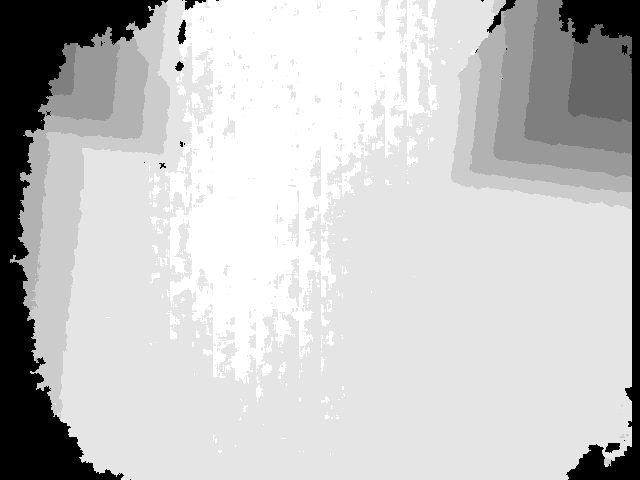
//> input picture Computer Vision/Project/dataset/Depth-0.png, 640 x 480 px; its folder holds 4 pictures in this run
$ ./source dataset/Depth-0.png   (built with g++ and OpenCV 4)
//> lines starting //> are read from the running program, lines starting //| are printed output that depends on the picture
#include <iostream>
#include <opencv2/core.hpp>
#include <opencv2/highgui.hpp>
#include <opencv2/imgproc.hpp>
#include <opencv2/features2d.hpp>


using namespace std;
using namespace cv;


 int main(int argc, char** argv)
 {

   // import and visualize images

   String PicturesPath = argv[1];


   PicturesPath = "./dataset/*.png";


   std::vector<Mat> depth_input_images; // vector of color input images
 	 std::vector<Mat> color_input_images; // vector of color input images
   vector<String> Filenames;
   glob(PicturesPath,Filenames);
   cout<< "Number of GBR-D pictures found : " << Filenames.size()/2 <<endl;//to display no of files

   for(int i=0; i<Filenames.size()/2;++i)
   {

     depth_input_images.push_back(cv::imread(Filenames[i],CV_LOAD_IMAGE_ANYDEPTH)); // 16UC1 version
//> depth_input_images[0] is the input picture: 480 rows x 640 cols, CV_16UC1; min 0, max 2680, mean 2112.3
     //cout << " \n"  << "Type of depth input" << depth_input_images[i].type() << " \n" << "Channels" << depth_input_images[i].channels() ;
     color_input_images.push_back(cv::imread(Filenames[i+Filenames.size()/2]));
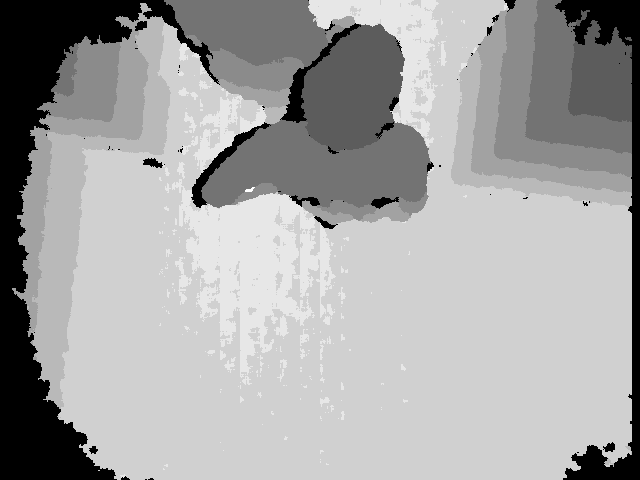
//> input picture Computer Vision/Project/dataset/Depth-11573.png, 640 x 480 px
//> color_input_images[0] is the input picture: 480 rows x 640 cols, CV_8UC3; min 0, max 11, mean 7.08

     // [7 lines of commented-out code are left out]

    }
//> pass 2 of the loop `for(int i=0; i<Filenames.size()/2;++i)`:
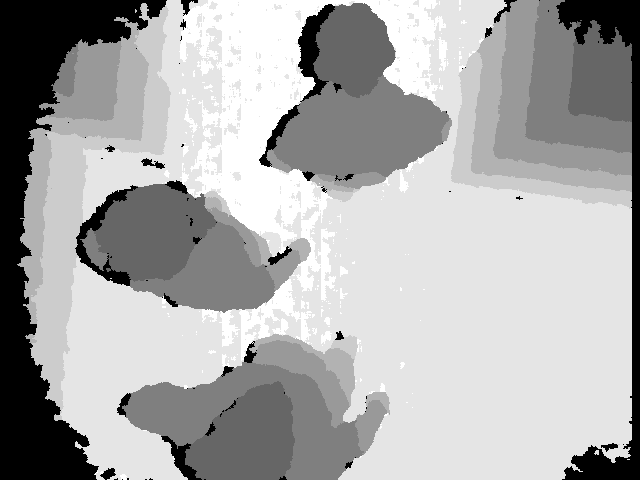
//> input picture Computer Vision/Project/dataset/Depth-11519.png, 640 x 480 px
//> depth_input_images[1] is the input picture: 480 rows x 640 cols, CV_16UC1; min 0, max 2744, mean 1831
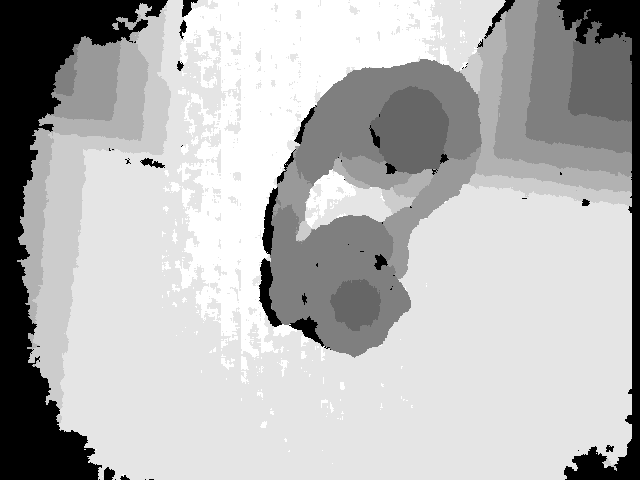
//> input picture Computer Vision/Project/dataset/Depth-12216.png, 640 x 480 px
//> color_input_images[1] is the input picture: 480 rows x 640 cols, CV_8UC3; min 0, max 10, mean 7.15


   cv::destroyAllWindows();


   std::vector<Mat> foreground;
   std::vector<Mat> normalized_foreground;
   std::vector<Mat> color_foreground;
   std::vector<Mat> thresholded_depth;
   std::vector<Mat> morph_opening_depth;
   std::vector<Mat> morph_closure_depth;
   std::vector<Mat> morph_dilate_depth;
   std::vector<Mat> normalized_images;
   std::vector<Mat> normalized_peoples;
   std::vector<Mat_<cv::Vec3f>> depth3Dimages;
   std::vector<Mat> color_with_rect;
   std::vector<Mat> final_result;


   for(int i=0; i<depth_input_images.size();++i)
   {
     cout << " \n"  << "Processing pair n° " << i  << " \n" ;

     // Background depth substraction
     foreground.push_back(depth_input_images[0]- depth_input_images[i]); // /!\ black and white inversion
     //cv::imshow("Background depth substraction", foreground[i]);


     double min;
     double max;
     cv::minMaxIdx(foreground[i], &min, &max);
     cv::Mat normalized_image;
     foreground[i].convertTo(normalized_image,CV_8UC1, 255 / (max-min), -255*min/(max-min));
     cv::imshow("Normalized foreground of depth images", normalized_image);
     normalized_foreground.push_back(normalized_image);


     // Morphological operations and thresholding on the depth map
     Mat morph;
     threshold( normalized_foreground[i], morph, 10 , 255, 3 ); // CV_THRESH_BINARY
     thresholded_depth.push_back(morph.clone());
     //cv::imshow("Thresholded depth image.", morph );


     Mat kernel1 = cv::getStructuringElement(MORPH_ELLIPSE, Size(10,10));
     morphologyEx(morph, morph, MORPH_OPEN, kernel1);
     morph_opening_depth.push_back(morph.clone());
     //cv::imshow("Morph. opening of depth image.", morph );
     Mat kernel2 = cv::getStructuringElement(MORPH_ELLIPSE, Size(5,5));
     morphologyEx(morph, morph, MORPH_CLOSE, kernel2);
     morph_closure_depth.push_back(morph.clone());
     //cv::imshow("Morph. closing of  depth image.", morph );
     morphologyEx(morph, morph, MORPH_DILATE, kernel1,  Point(-1,-1), 3 );
     morph_dilate_depth.push_back(morph.clone());
     //cv::imshow("Sure background in black", morph);


     //I want to recover information lost when the "background depth" was subtracted to frames

     cv::minMaxIdx(depth_input_images[i], &min, &max);
     Mat diff = (max-depth_input_images[i]);
     diff.convertTo(normalized_image,CV_8UC1, 255 / (max-min), -255*min/(max-min));
     cv::namedWindow("Normalized depth images", CV_WINDOW_AUTOSIZE);
     cv::imshow("Normalized depth images", normalized_image);
     normalized_images.push_back(normalized_image);

     // I apply as a mask the area where I have recognized that there are people
     threshold(morph_closure_depth[i], morph, 10, 255, 0 );
     //cv::imshow("Mask", morph);
     morph = morph.mul(normalized_images[i]/225);
     threshold(morph, morph, 10, 255, 3 );
     cv::imshow("Filtered depth map", morph);
     normalized_peoples.push_back(morph.clone());
     //imshow("Normalized peoples", normalized_peoples[i]);

     //                                       BLOB DETECTION

       vector<vector<Point> > blob_contours;
        vector<vector<int>> hierarchy;
        Mat drawing = Mat::zeros( normalized_peoples[i].size(), CV_8UC3 );
           Mat im_with_blob_keypoints = Mat::zeros( normalized_images[i].size(), CV_8UC3 );
           cvtColor(normalized_images[i], drawing, CV_GRAY2RGB);

           int peopleCount = 0;


           // Find blobs
           vector<KeyPoint> blob_keypoints;
           SimpleBlobDetector::Params params;


           // Filter by color
           params.filterByColor = false;
           params.blobColor = 255;

           // Change thresholds - depth
           params.minThreshold = 0;
           params.maxThreshold = 1000;

           // Filter by Area.
           params.filterByArea = true;
           params.minArea = 5000;
           params.maxArea = 40000;

           // Filter by Circularity
           params.filterByCircularity = true;
           params.minCircularity = 0.1;

           // Filter by Convexity
           params.filterByConvexity = true;
           params.minConvexity = 0.87;

           // Filter by Inertia
           params.filterByInertia = true  ;
           params.minInertiaRatio = 0.01;


           cv::Ptr<SimpleBlobDetector> detector = cv::SimpleBlobDetector::create(params);
           detector->detect( normalized_peoples[i], blob_keypoints );

           cout << "blob_keypoints # " << blob_keypoints.size() << endl;

           // Draw markers
           for ( int i = 0; i < blob_keypoints.size(); i++ ) {
     	       cv::circle( drawing, cv::Point(blob_keypoints[i].pt.x, blob_keypoints[i].pt.y), 10, Scalar(0,0,255), 4 );
           }
           peopleCount = blob_keypoints.size();


     //                                 DISTANCE TRANSFORM

     // I take a slice of the resulting depthmap
     threshold(morph, morph, 200, 255, 2 ); // Set max
     threshold(morph, morph, 140, 255, 3 ); // Set min ( 140 to detect peoples bust)
     morphologyEx(morph, morph, MORPH_OPEN, kernel1);
     cv::imshow("Sliced depthmap", morph);


     Mat dist_trans;
     //threshold( morph, morph, 1 , 255, 0 );
     //cv::imshow("Thresholded morph", morph);
     distanceTransform(morph,dist_trans,DIST_L2 ,5);
     normalize(dist_trans, dist_trans, 0, 1., NORM_MINMAX);
     cv::imshow("Distance transform", dist_trans);
     Mat thr_dist_trans;
     threshold( dist_trans,thr_dist_trans, 0.2 , 255, 0 );
     morphologyEx(thr_dist_trans,thr_dist_trans, MORPH_OPEN, kernel1);
     // [7 lines of commented-out code are left out]

     Mat normConCmp = Mat::zeros(dist_trans.size(), dist_trans.type());
     Mat dist_8u;
     thr_dist_trans.convertTo(dist_8u, CV_8U);
     vector<vector<Point> > contours;
     findContours(dist_8u, contours, CV_RETR_EXTERNAL, CV_CHAIN_APPROX_SIMPLE);
     Mat markers = Mat::zeros(dist_trans.size(), CV_32SC1);
     vector<Mat> connectedComponents;
     Mat connectedComponent = Mat::zeros(dist_trans.size(), CV_32SC1);
     for (size_t i = 0; i < contours.size(); i++){
          Mat connectedComponent = Mat::zeros(dist_trans.size(), CV_32SC1);
          drawContours(markers, contours, static_cast<int>(i), Scalar::all(static_cast<int>(i)+1), -1);
          drawContours(connectedComponent, contours, static_cast<int>(i), Scalar::all(static_cast<int>(i)+1), -1);
          connectedComponent = connectedComponent * 10000 ;
          connectedComponent.convertTo(connectedComponent, CV_8U);
          threshold(connectedComponent,connectedComponent, 0 , 255 , 0 ); // I create a mask selcting the connected component
          connectedComponents.push_back(connectedComponent);
          connectedComponent.convertTo(connectedComponent, dist_trans.type());
          connectedComponent= connectedComponent.mul(dist_trans/255);
          normalize(connectedComponent, connectedComponent, 0, 1., NORM_MINMAX);
          //imshow("Normalized connected component of the distance transform", connectedComponent);
          normConCmp = normConCmp + connectedComponent;
        }

     imshow("Distance transform normalized by connected components", normConCmp);
     threshold( normConCmp,normConCmp, 0.7 , 255, 0 );
     Mat kernel3 = cv::getStructuringElement(MORPH_ELLIPSE, Size(3,3));
     morphologyEx(normConCmp,normConCmp, MORPH_OPEN, kernel3);
     morphologyEx(normConCmp,normConCmp, MORPH_DILATE, kernel2);
     //cv::imshow("Thr. norm. dist. trans", normConCmp);

     //                      Create the seed image for the watershed algorithm
     markers = Mat::zeros(normConCmp.size(), CV_32SC1);
     normConCmp.convertTo(dist_8u, CV_8U);
     findContours(dist_8u, contours, CV_RETR_EXTERNAL, CV_CHAIN_APPROX_SIMPLE);
     Mat seed = Mat::zeros(normConCmp.size(), CV_32SC1);
     for (size_t i = 0; i < contours.size(); i++){
          Mat connectedComponent = Mat::zeros(dist_trans.size(), CV_32SC1);
          drawContours(markers, contours, static_cast<int>(i), Scalar::all(static_cast<int>(i)+1), -1);
          drawContours(seed, contours, static_cast<int>(i), Scalar::all(static_cast<int>(i)+1), -1);
          cv::namedWindow("Seed regions", CV_WINDOW_AUTOSIZE);
          //imshow("Seed regions",seed*10000);
          // waitKey(0);
        }
      circle(markers, Point(5,5), 3, CV_RGB(255,255,255), -1);   // Draw the background marker
      imshow("Seed regions", markers*10000);

      // Perform the watershed algorithm

  Mat src_8UC3 = Mat(normalized_peoples[i].size(),CV_8UC3);
  Mat src_8UC1;
  normalized_peoples[i].convertTo(src_8UC1,CV_8UC1);
  cvtColor( src_8UC1, src_8UC3, COLOR_GRAY2RGB);
  src_8UC3 = src_8UC3.mul(color_input_images[i]/255); // remove to use only depth data
  imshow("src_8UC3", src_8UC3);
  markers.convertTo(markers, CV_32SC1);
  if (src_8UC3.type() == CV_8UC3){
    if (markers.type() == CV_32SC1){
    watershed(src_8UC3, markers);
  }}


  Mat mark = Mat::zeros(markers.size(), CV_8UC1);
  markers.convertTo(mark, CV_8UC1);
  bitwise_not(mark , mark);

  //imshow("Markers_v2",  mark); // uncomment this if you want to see how the mark
                              // image looks like at that point
  // Generate random colors
  vector<Vec3b> colors;
  for (size_t i = 0; i < contours.size(); i++)
  {
    int b = theRNG().uniform(0, 255);
    int g = theRNG().uniform(0, 255);
    int r = theRNG().uniform(0, 255);
    colors.push_back(Vec3b((uchar)b, (uchar)g, (uchar)r));
  }
  // Create the result image
  Mat dst = Mat::zeros(markers.size(), CV_8UC3);
  std::vector<Mat> segments;
  for(int l = 0; l < contours.size(); l++)
  {
    Mat segment = Mat(markers.size(), CV_8UC3, (0,0,0));
    segments.push_back(segment.clone());
  }
  std::vector<int> indexes;

  // Fill labeled objects with random colors
  for (int m = 0; m < markers.rows; m++)
  {
      for (int n = 0; n < markers.cols; n++)
      {
        int index = markers.at<int>(m,n);
        if (index > 0 && index <= static_cast<int>(contours.size()))
        {
            dst.at<Vec3b>(m,n) = colors[index-1];
            segments[index-1].at<Vec3b>(m,n)= Vec3b((uchar)255, (uchar)255, (uchar)255);
        }
        else
            dst.at<Vec3b>(m,n) = Vec3b(0,0,0);
      }
  }
  // Visualize the segmented image
    imshow("Segmented image", dst);


    // Drawing bounding boxes

    std::vector<Rect> boundRects;
    //cv::namedWindow("Segments", CV_WINDOW_AUTOSIZE);
    color_with_rect.push_back(color_input_images[i].clone());
    for(int l = 0 ; l < segments.size(); l++){

      morphologyEx(segments[l],segments[l], MORPH_OPEN, kernel3);
      morphologyEx(segments[l],segments[l] , MORPH_DILATE, kernel2);
      //imshow("Segments",segments[l]);
      //waitKey(0);
      cvtColor(segments[l],segments[l], CV_BGR2GRAY);
      vector<vector<Point> > contours2;
      findContours(segments[l], contours2, CV_RETR_EXTERNAL, CV_CHAIN_APPROX_SIMPLE);

      Rect boundRect= boundingRect(Mat(contours2[0]));
      boundRects.push_back(boundRect);
      rectangle(drawing, boundRect.tl(), boundRect.br(),(255,255,255), 2, 8, 0);
      //rectangle(color_with_rect[i], boundRect.tl(), boundRect.br(),(255,0,0), 2, 8, 0);
    }
    peopleCount = std::max(segments.size(),blob_keypoints.size());
    putText(drawing, "Count = "+to_string(peopleCount), cv::Point(20, 20), FONT_HERSHEY_PLAIN, 1, Scalar(0, 0, 0));
    putText(drawing, "Blob detection", cv::Point(400, 270), FONT_HERSHEY_PLAIN, 1, Scalar(0, 0, 255));
    putText(drawing, "Watershed segmentation", cv::Point(400, 290), FONT_HERSHEY_PLAIN, 1, Scalar(255, 0, 0));
    final_result.push_back(drawing);
    imshow("Final result", final_result[i]);
    // imshow("Color with rects",color_with_rect[i]);

    //imwrite( "/home/francesco/Desktop/Computer Vision/Projects/T2/results/result_image.png ",normalized_peoples[i] );
    cout << "There are maximum " << peopleCount  << " full standing persons in this frame.";
    waitKey(0);
 } // End of for cycle over images
//> this loop made 2 passes
//> (min, max, blob_keypoints, contours) on pass 1: (0, 2680, 0 keypoints, 0 contours)
//> (min, max, blob_keypoints) on pass 2: (0, 2744, 1 keypoint; (x, y, size): (172, 250, 143.8))
//| Processing pair n° 0
//| blob_keypoints # 0
//| There are maximum 0 full standing persons in this frame.
//| Processing pair n° 1
//| blob_keypoints # 1
//| There are maximum 4 full standing persons in this frame.
//> pass 1, `Mat diff = (max-depth_input_images[i]);`:
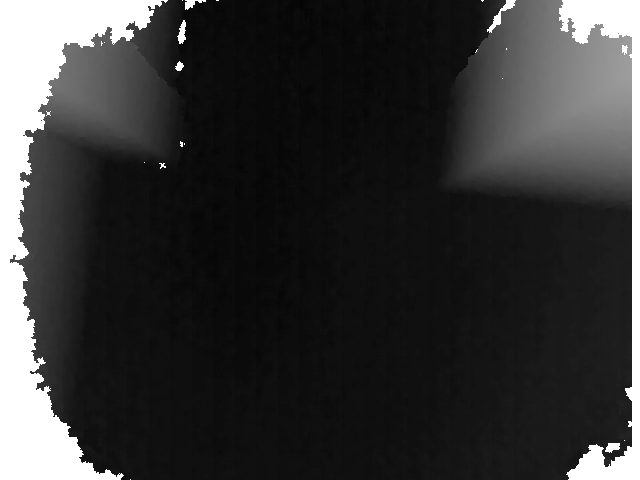
//> diff: 480 rows x 640 cols, CV_16UC1; min 0, max 2680, mean 567.7; drawn with min black and max white
//> after the loop:
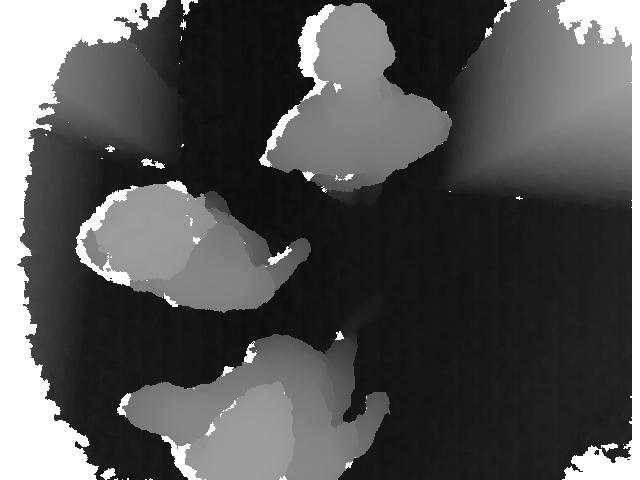
//> normalized_foreground[1]: 480 rows x 640 cols, CV_8UC1; min 0, max 255, mean 84.9

  waitKey(0);
  return 0;
}; // end of main()
